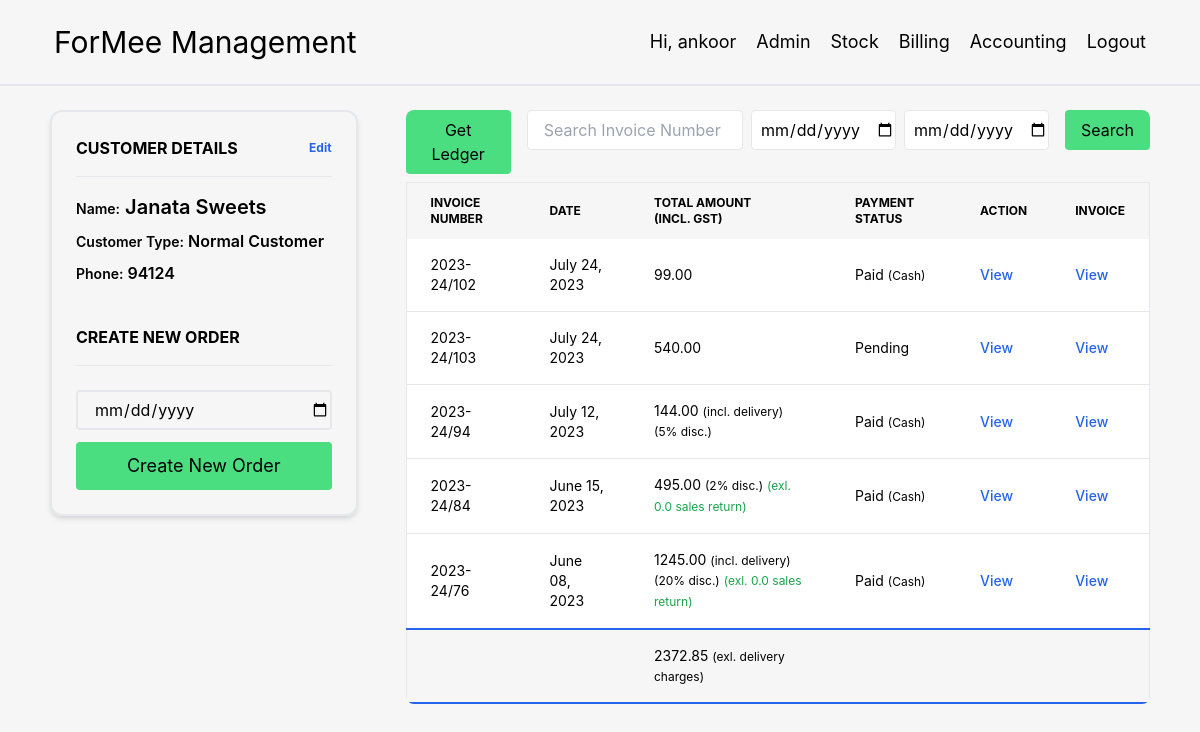
The app's page /billing/26/orders/ (signed in), older data.
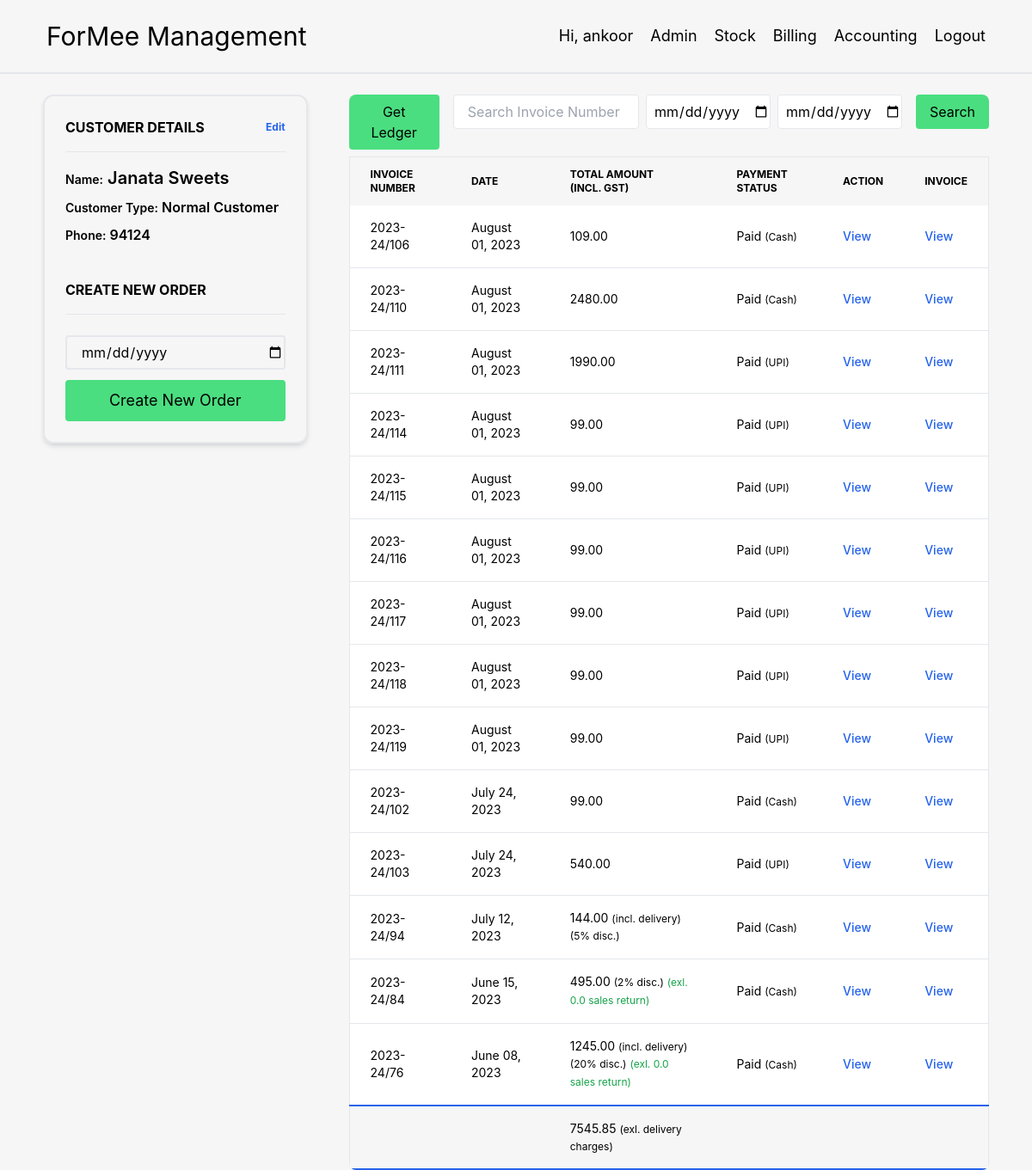
The same page, newer data.
### Billing/models.py (models this page shows, shortened)
class Order(models.Model):
    created_at = models.DateTimeField(auto_now_add=False, editable=True, null=True)
    customer = models.ForeignKey(Customer, on_delete=models.CASCADE)
    products = models.ManyToManyField(Product, through='OrderItem')
    order_total = models.FloatField(default=0)
    payment_status = models.CharField(max_length=30, default='Pending')
    payment_type = models.CharField(max_length=20, default='')
    discount = models.PositiveIntegerField(default=0, null=True, blank=True)
    delivery = models.FloatField(default=0, null=True, blank=True)
    def order_total_with_delivery(self):
        total = round(self.order_total + self.delivery, 0)
        return total

class SalesReturn(models.Model):
    customer = models.ForeignKey(Customer, on_delete=models.CASCADE)
    order = models.ForeignKey(Order, on_delete=models.CASCADE)
    sales_return_total = models.FloatField(default=0.0)

### Billing/views.py (the view, shortened to what this page needs)
# urls.py: path('billing/<int:customer_id>/orders/', views.order_list, name='order_list'),
@login_required
def order_list(request, customer_id):
    customer = get_object_or_404(Customer, id=customer_id)
    orders = customer.order_set.all().order_by('-created_at')
    total_sales = orders.aggregate(TOTAL=Sum('order_total'))['TOTAL']
    gst_total = 0
    sales_returns = SalesReturn.objects.filter(customer=customer, order__in=orders)
    return_items = ReturnItem.objects.filter(sales_return__in=sales_returns)
    if total_sales is not None:
        gst_total = round(total_sales + total_sales * 12 / 100, 0)
    invoice_search = request.GET.get('invoice_search')
    start_date = request.GET.get('start_date')
    end_date = request.GET.get('end_date')
    message = ""
    if invoice_search and invoice_search.strip():
        orders = Order.objects.filter(Q(pk__icontains=invoice_search) & Q(customer=customer))
        if start_date and end_date:
            start_datetime = datetime.strptime(start_date, '%Y-%m-%d')
            end_datetime = datetime.strptime(end_date, '%Y-%m-%d')
            orders = orders.filter(created_at__range=(start_datetime, end_datetime))
            message = f"Showing results of '{invoice_search}' from {start_date} to {end_date}"
        else:
            message = f"Showing results of '{invoice_search}'"
        total_sales = orders.aggregate(TOTAL=Sum('order_total'))['TOTAL']
        gst_total = round(total_sales + total_sales * 12 / 100, 0)
    else:
        if start_date and end_date:
            start_datetime = timezone.make_aware(datetime.strptime(start_date, '%Y-%m-%d'))
            end_datetime = timezone.make_aware(datetime.strptime(end_date, '%Y-%m-%d'))
            orders = orders.filter(created_at__range=(start_datetime, end_datetime))
            message = f"Showing results from {start_date} to {end_date}"
            total_sales = orders.aggregate(TOTAL=Sum('order_total'))['TOTAL']
            gst_total = round(total_sales + total_sales * 12 / 100, 0)
    form = OrderForm(request.POST or None)
    context = {
        'customer': customer,
        'orders': orders,
        'form': form,
        'total_sales': total_sales,
        'message': message,
        'gst_total': gst_total,
        'sales_returns': sales_returns,
        'return_items': return_items,
    }
    return render(request, 'order_list.html', context=context)

### Billing/forms.py (shortened to what this page needs)
class OrderForm(forms.ModelForm):
    created_at = forms.DateField(label='Created at', widget=forms.DateInput(attrs={'type': 'date'}),
                                 input_formats=['%Y-%m-%d'])
    payment_status = forms.CharField(required=False)
    class Meta:
        model = Order
        fields = ('created_at' ,'payment_status',)

### Billing/templates/order_list.html (shortened to what the changed rows need)
{% extends 'base.html' %}
{% load widget_tweaks %}
{% block body %}
<div class="flex w-11/12 m-auto">
    <div class="relative overflow-x-auto sm:rounded-lg w-5/6 m-auto mt-6 ml-6">
        <table class="w-full text-sm text-left border">
            <thead class="text-xs uppercase">
            <tr>
                <th scope="col" class="px-6 py-3">
                    Invoice Number
                </th>
                <th scope="col" class="px-6 py-3">
                    Date
                </th>
                <th scope="col" class="px-6 py-3">
                    Total Amount<br>(Incl. GST)
                </th>
                <th scope="col" class="px-6 py-3">
                    Payment Status
                </th>
                <th scope="col" class="px-6 py-3">
                    Action
                </th>
                <th scope="col" class="px-6 py-3">
                    Invoice
                </th>
            </tr>
            </thead>
            <tbody>
            {% for order in orders %}
            <tr class="bg-white border-b">
                <td class="px-6 py-4">
                    2023-24/{{ order.pk }}
                </td>
                <td class="px-6 py-4">
                    {{ order.created_at|date:"F d, Y" }}
                </td>
                <td class="px-6 py-4">
                    {% if order.delivery %}
                    {% if customer.order_type != 'normal' and customer.order_type != 'exhibition' %}
                    {{ order.order_total_with_gst_and_delivery|floatformat:2 }}
                    {% else %}
                    {{ order.order_total_with_delivery|floatformat:2 }}
                    {% endif %}<span class="text-xs">(incl. delivery)</span>
                    {% else %}
                    {% if customer.order_type != 'normal' and customer.order_type != 'exhibition' %}
                    {{ order.order_total_with_gst|floatformat:2 }}
                    {% else %}
                    {{ order.order_total|floatformat:2 }}
                    {% endif %}
                    {% endif %}
                    {% if order.discount %}
                    <span class="text-xs">({{ order.discount }}% disc.)</span>
                    {% endif %}
                    <span class="text-green-600" style="font-size:12px;">
                        {% for sales_return in sales_returns %}
                            {% if sales_return.order == order %}
                                        (exl. {{ sales_return.sales_return_total }} sales return)
                            {% endif %}
                        {% endfor %}
                    </span>
                </td>
                <td class="px-6 py-4">
                    <p>{{ order.payment_status }}
                        {% if order.payment_type != '' %}
                        <span class="text-xs">({{ order.payment_type }})</span>
                        {% endif %}
                    </p>
                </td>
                <td class="px-6 py-4">
                    <a href="{{ order.pk }}" class="font-medium text-blue-600 hover:underline">View</a>
                </td>
                <td class="px-6 py-4">
                    <a href="/invoice/{{ order.id }}/" target="_blank"
                       class="font-medium text-blue-600 hover:underline">View</a>
                </td>
            </tr>
            {% endfor %}
            <tr class="border-y-2 border-blue-600">
                <td class="px-6 py-4" colspan="2">{{ message }}</td>
                <td class="px-6 py-4">
                    {% if customer.order_type != 'normal' and customer.order_type != 'exhibition' %}
                    {{ gst_total }}
                    {% else %}
                    {{ total_sales }}
                    {% endif %}
                    <span class="text-xs">(exl. delivery charges)</span>
                </td>
                <td class="px-6 py-4"></td>
                <td class="px-6 py-4"></td>
                <td class="px-6 py-4"></td>
            </tr>
            </tbody>
        </table>
    </div>
</div>
{% endblock %}

Row changes from the older to the newer data that the page shows:
added Order: pk "106", created_at "August 01, 2023", order_total "109.00", payment_status "Paid", payment_type "Cash"
added Order: pk "110", created_at "August 01, 2023", order_total "2480.00", payment_status "Paid", payment_type "Cash"
added Order: pk "111", created_at "August 01, 2023", order_total "1990.00", payment_status "Paid", payment_type "UPI"
added Order: pk "114", created_at "August 01, 2023", order_total "99.00", payment_status "Paid", payment_type "UPI"
added Order: pk "115", created_at "August 01, 2023", order_total "99.00", payment_status "Paid", payment_type "UPI"
added Order: pk "116", created_at "August 01, 2023", order_total "99.00", payment_status "Paid", payment_type "UPI"
added Order: pk "117", created_at "August 01, 2023", order_total "99.00", payment_status "Paid", payment_type "UPI"
added Order: pk "118", created_at "August 01, 2023", order_total "99.00", payment_status "Paid", payment_type "UPI"
added Order: pk "119", created_at "August 01, 2023", order_total "99.00", payment_status "Paid", payment_type "UPI"
changed Order id 103: payment_status "Pending" → "Paid"; payment_type (not shown) → "UPI"
Text that changed along with them:
{{ total_sales }}: "2372.85" → "7545.85"
